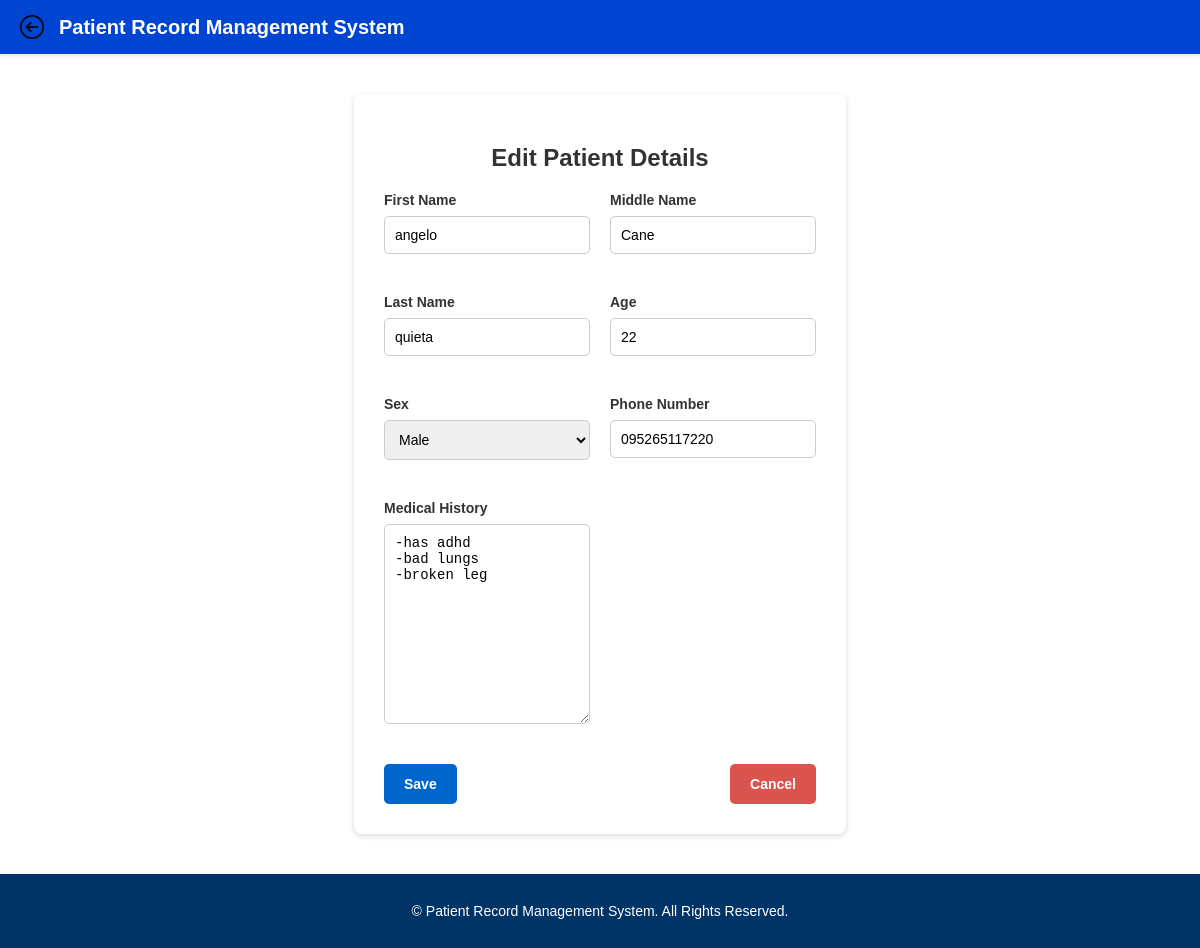
Page /patients/edit/56/ on the committed database.
### doctor/models.py (models this page shows, shortened)
class Patient(models.Model):
    SEX_CHOICES = [
        ('', 'Select Sex'),  # This will show as the default option
        ('Male', 'Male'),
        ('Female', 'Female'),
    ]
    doctor = models.ForeignKey(Doctor, on_delete=models.CASCADE, related_name='patients')
    first_name = models.CharField(max_length=50)
    middle_name = models.CharField(max_length=50)
    last_name = models.CharField(max_length=50)
    age = models.IntegerField()
    sex = models.CharField(max_length=6, choices=SEX_CHOICES, blank=False)
    phone_number = models.CharField(max_length=255, blank=True, default="Not provided")
    medical_history = models.TextField()
    created_at = models.DateTimeField(default=timezone.now)

### doctor/views.py (the view, shortened to what this page needs)
# urls.py: path('patients/edit/<int:patient_id>/', views.edit_patient_view, name='edit_patient'),
def edit_patient_view(request, patient_id):
    patient = get_object_or_404(Patient, id=patient_id)
    return render(request, 'edit_patient.html', {'patient': patient})

### doctor/templates/edit_patient.html (shortened to what this page needs)
{% load static %}
<!DOCTYPE html>
<html lang="en">
<head>
    {% load static %}
    <link rel="stylesheet" href="{% static 'patient_edit_delete.css' %}">
</head>
<body>
    <header class="prms-header">
        <div class="header-content">
            <img src="{% static 'images/back-button.png' %}" alt="Back" class="back-btn" onclick="window.history.back();">
            <h1 class="prms-title" onclick="window.location.href='http://127.0.0.1:8000/home/';">
                Patient Record Management System
            </h1>
        </div>
    </header>
    <div class="form-container">
        <h2 class="section-title">Edit Patient Details</h2>
        <form method="post">
            <div class="form-grid">
                <div class="form-group">
                    <label for="first_name">First Name</label>
                    <input type="text" id="first_name" name="first_name" value="{{ patient.first_name }}" required>
                </div>
                <div class="form-group">
                    <label for="middle_name">Middle Name</label>
                    <input type="text" id="middle_name" name="middle_name" value="{{ patient.middle_name }}">
                </div>
                <div class="form-group">
                    <label for="last_name">Last Name</label>
                    <input type="text" id="last_name" name="last_name" value="{{ patient.last_name }}" required>
                </div>
                <div class="form-group">
                    <label for="age">Age</label>
                    <input type="number" id="age" name="age" value="{{ patient.age }}" required>
                </div>
                <div class="form-group">
                    <label for="sex">Sex</label>
                    <select id="sex" name="sex" required>
                        <option value="Male" {% if patient.sex == "Male" %}selected{% endif %}>Male</option>
                    </select>
                </div>
                <div class="form-group">
                    <label for="phone_number">Phone Number</label>
                    <input type="text" id="phone_number" name="phone_number" value="{{ patient.phone_number }}" required>
                </div>
                <div class="form-group">
                    <label for="medical_history">Medical History</label>
                    <textarea id="medical_history" name="medical_history" rows="8"required>{{ patient.medical_history }}</textarea>
                </div>
            </div>
            <div class="form-actions">
                <button type="submit" class="save-button">Save</button>
                <a href="{% url 'patients' %}" class="cancel-link">Cancel</a>
            </div>
        </form>
    </div>
        <footer>
            <p>&copy; {{ year }} Patient Record Management System. All Rights Reserved.</p>
        </footer>
</body>
</html>

### doctor/static/patient_edit_delete.css (style rules this page uses)
body { font-family: Arial, sans-serif; background-color: #f4f4f4; display: flex; flex-direction: column; min-height: 100vh; margin: 0; }
.prms-header { background-color: #0045d1; color: white; box-shadow: 0 2px 4px rgba(0, 0, 0, 0.1); padding: 15px 20px; position: sticky; top: 0; z-index: 1000; }
.header-content { display: flex; align-items: center; justify-content: flex-start; }
.prms-title { font-size: 20px; font-weight: bold; cursor: pointer; margin: 0; }
.back-btn { width: 24px; height: 24px; margin-right: 15px; cursor: pointer; transition: transform 0.2s; }
.form-container { max-width: 600px; margin: 40px auto; background: #fff; padding: 30px; border-radius: 8px; box-shadow: 0 2px 6px rgba(0, 0, 0, 0.15); flex: 1; }
.section-title { font-size: 24px; font-weight: bold; margin-bottom: 20px; text-align: center; color: #333; }
.form-group { margin-bottom: 20px; display: flex; flex-direction: column; }
label { font-size: 14px; font-weight: bold; color: #333; margin-bottom: 8px; }
input, select, textarea { padding: 10px; font-size: 14px; border: 1px solid #ccc; border-radius: 5px; width: 100%; box-sizing: border-box; }
textarea { resize: vertical; }
.form-actions { display: flex; justify-content: space-between; align-items: center; margin-top: 20px; }
.save-button, .cancel-link { padding: 12px 20px; font-size: 14px; font-weight: bold; text-decoration: none; color: #fff; border-radius: 5px; cursor: pointer; transition: background-color 0.3s ease; }
.save-button { background-color: #0066cc; border: none; }
.cancel-link { background-color: #d9534f; border: none; text-align: center; text-decoration: none; }
footer { background-color: #003366; color: white; text-align: center; padding: 15px; font-size: 14px; margin-top: auto; }
.form-grid { display: grid; grid-template-columns: 1fr 1fr; gap: 20px; }
textarea { resize: vertical; min-height: 150px; height: 200px; }

### rows in the picture
Patient: first_name "angelo", middle_name "Cane", last_name "quieta", age "22", sex "Male", phone_number "095265117220", medical_history "-has adhd -bad lungs -broken leg"
